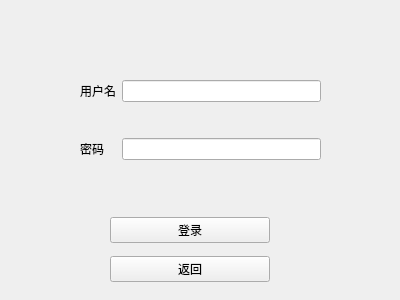
<?xml version="1.0" encoding="UTF-8"?>
<ui version="4.0">
 <class>login</class>
 <widget class="QWidget" name="login">
  <property name="geometry">
   <rect>
    <x>0</x>
    <y>0</y>
    <width>400</width>
    <height>300</height>
   </rect>
  </property>
  <property name="windowTitle">
   <string>Form</string>
  </property>
  <widget class="QWidget" name="gridLayoutWidget">
   <property name="geometry">
    <rect>
     <x>80</x>
     <y>50</y>
     <width>241</width>
     <height>141</height>
    </rect>
   </property>
   <layout class="QGridLayout" name="gridLayout">
    <item row="0" column="1">
     <widget class="QLineEdit" name="lineEdit"/>
    </item>
    <item row="1" column="1">
     <widget class="QLineEdit" name="lineEdit_2"/>
    </item>
    <item row="0" column="0">
     <widget class="QLabel" name="label">
      <property name="text">
       <string>用户名</string>
      </property>
     </widget>
    </item>
    <item row="1" column="0">
     <widget class="QLabel" name="label_2">
      <property name="text">
       <string>密码</string>
      </property>
     </widget>
    </item>
   </layout>
  </widget>
  <widget class="QWidget" name="verticalLayoutWidget">
   <property name="geometry">
    <rect>
     <x>110</x>
     <y>210</y>
     <width>160</width>
     <height>80</height>
    </rect>
   </property>
   <layout class="QVBoxLayout" name="verticalLayout">
    <item>
     <widget class="QPushButton" name="login2">
      <property name="text">
       <string>登录</string>
      </property>
     </widget>
    </item>
    <item>
     <widget class="QPushButton" name="back">
      <property name="text">
       <string>返回</string>
      </property>
     </widget>
    </item>
   </layout>
  </widget>
 </widget>
 <resources/>
 <connections/>
</ui>
